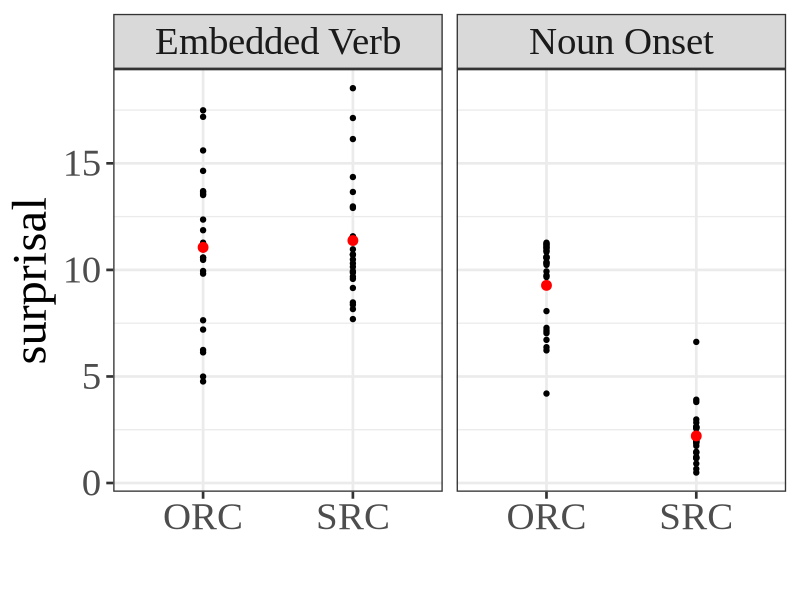
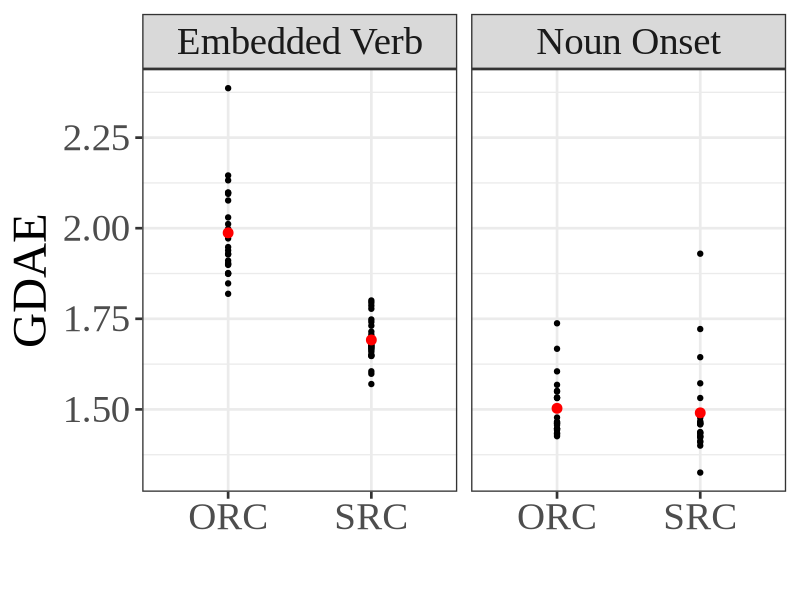
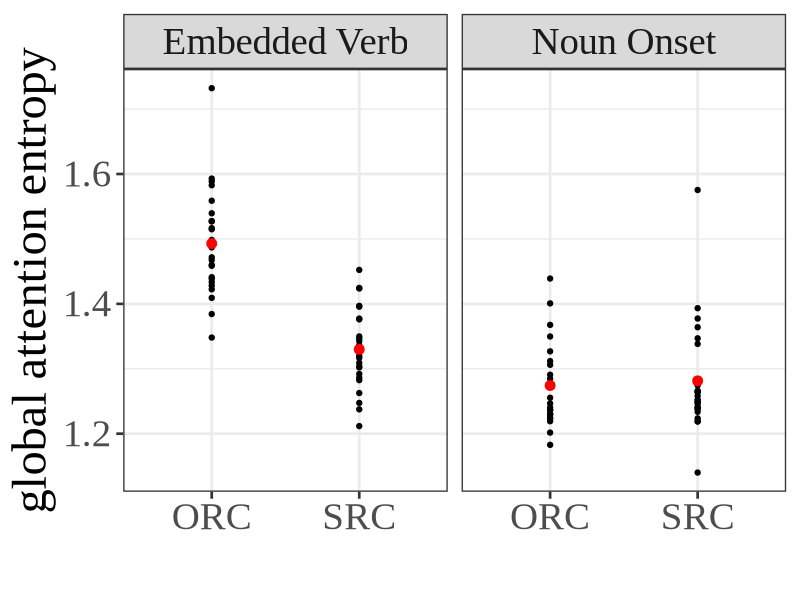
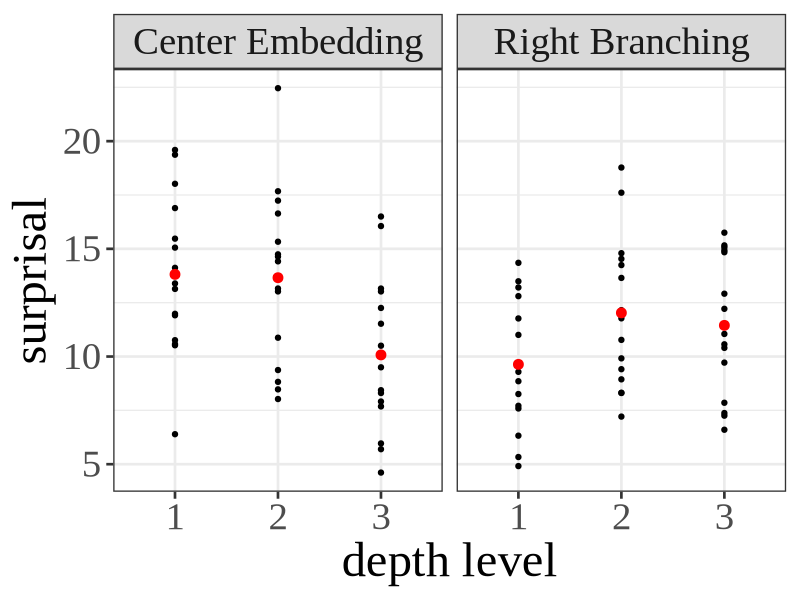

The R script that drew these images, in order: (Note: this script raises an error after producing the figures.)
rm(list=ls()) 

library(ggplot2)
library(dplyr)

stat_sum_single <- function(fun, geom="point", ...) {
  stat_summary(fun=fun, colour="red", geom=geom, size = 3, ...)
}

##### Relative Clause

Staub <- read.csv('results/staub-results.csv', sep=',',header=TRUE)
Staub[which(Staub$type == "rcn"),]$type = "Noun Onset"
Staub[which(Staub$type == "rcv"),]$type = "Embedded Verb"

# surprisal
ggplot(aes(x = sent_type, y = surprisal), data = Staub) +
  geom_point() + xlab("") + 
  theme_bw(base_size=20) + theme(legend.position = "bottom") +
  facet_grid(.~type) + 
  stat_summary(fun.data = "mean_cl_boot", geom="errorbar", colour="red", width=0.1, size = 0.5) +
  stat_sum_single(mean) + theme(text = element_text(family="Times New Roman",size=35))

# attention entropy - aggregate
ggplot(aes(x = sent_type, y = entropy_syntactic), data = Staub) +
  geom_point() + xlab("") + ylab("GDAE") + #Verb agreement across four levels of clausal embedding in 'it' clefts") +
  theme_bw(base_size=20)  + theme(legend.position = "bottom") +
  facet_grid(.~type) + 
  stat_summary(fun.data = "mean_cl_boot", geom="errorbar", colour="red", width=0.1, size = 0.5) +
  stat_sum_single(mean) + theme(text = element_text(family="Times New Roman",size=35))

# attention entropy - global
ggplot(aes(x = sent_type, y = entropy_global), data = Staub) +
  geom_point() + xlab("") + ylab("global attention entropy") + #Verb agreement across four levels of clausal embedding in 'it' clefts") +
  theme_bw(base_size=20)  + theme(legend.position = "bottom") +
  facet_grid(.~type) + 
  stat_summary(fun.data = "mean_cl_boot", geom="errorbar", colour="red", width=0.1, size = 0.5) +
  stat_sum_single(mean) + theme(text = element_text(family="Times New Roman",size=35))



##### Center Embeddings vs. Right Branching

Stolz <- read.csv('results/stolz-results.csv', sep=',',header=TRUE)
Stolz[which(Stolz$type=="CE"),]$type = 'Center Embedding'
Stolz[which(Stolz$type=="RB"),]$type = 'Right Branching'
Stolz$level <-as.factor(Stolz$level)

# surprisal
ggplot(aes(x = level, y = surprisal), data = Stolz) +
  geom_point() + xlab("") + #Verb agreement across four levels of clausal embedding in 'it' clefts") +
  theme_bw(base_size=20) + theme(legend.position = "bottom") +
  facet_grid(.~type) + 
  stat_summary(fun.data = "mean_cl_boot", geom="errorbar", colour="red", width=0.1, size = 0.5) +
  stat_sum_single(mean, colour="blue") + theme(text = element_text(family="Times New Roman",size=35))+
  ylab('surprisal') + xlab('depth level')


# attention entropy - aggregate
ggplot(aes(x = level, y = entropy_syntactic), data = Stolz) +
  geom_point() + xlab("") + #Verb agreement across four levels of clausal embedding in 'it' clefts") +
  theme_bw(base_size=20) + theme(legend.position = "bottom") +
  facet_grid(.~type) + 
  stat_summary(fun.data = "mean_cl_boot", geom="errorbar", colour="red", width=0.1, size = 0.5) +
  stat_sum_single(mean, colour="blue") + theme(text = element_text(family="Times New Roman",size=35))+
  ylab('GDAE') + xlab('depth level')


# attention entropy - global
ggplot(aes(x = level, y = entropy_global), data = Stolz) +
  geom_point() + xlab("") + #Verb agreement across four levels of clausal embedding in 'it' clefts") +
  theme_bw(base_size=20) + theme(legend.position = "bottom") +
  facet_grid(.~type) + 
  stat_summary(fun.data = "mean_cl_boot", geom="errorbar", colour="red", width=0.1, size = 0.5) +
  stat_sum_single(mean, colour="blue") + theme(text = element_text(family="Times New Roman",size=35))+
  ylab('global attention entropy') + xlab('depth level')

# attention entropy at head43

ggplot(aes(x = level, y = entropy_43), data = Stolz) +
  geom_point() + xlab("") + #Verb agreement across four levels of clausal embedding in 'it' clefts") +
  theme_bw(base_size=20) + theme(legend.position = "bottom") +
  facet_grid(.~type) + 
  stat_summary(fun.data = "mean_cl_boot", geom="errorbar", colour="red", width=0.1, size = 0.5) +
  stat_sum_single(mean, colour="blue") + theme(text = element_text(family="Times New Roman",size=35))+
  ylab('attention entropy at head43') + xlab('depth level')

# attention paid to the correct target

ggplot(aes(x = level, y = attn_to_target), data = Stolz) +
  geom_point() + xlab("") + #Verb agreement across four levels of clausal embedding in 'it' clefts") +
  theme_bw(base_size=20) + theme(legend.position = "bottom") +
  facet_grid(.~type) + 
  stat_summary(fun.data = "mean_cl_boot", geom="errorbar", colour="red", width=0.1, size = 0.5) +
  stat_sum_single(mean, colour="blue") + theme(text = element_text(family="Times New Roman",size=35))+
  ylab('attention to correct subject') + xlab('depth level')



# Attention to nouns from verb-level2
Stolz_level2 = Stolz[which(Stolz$level==2),]
Stolz_level2_CE = Stolz_level2[which(Stolz_level2$type=="Center Embedding"),]

x<-rep(c("noun_lv1","noun_lv2","noun_lv3"),each=15)
type <- rep(c("Center Embedding"), each = 45)
y <- Stolz_level2_CE$attn_to_lv1_noun
y <- c(y,Stolz_level2_CE$attn_to_lv2_noun)
y <- c(y,Stolz_level2_CE$attn_to_lv3_noun)

lv2_df_CE <- data.frame(x,y, type)

Stolz_level2 = Stolz[which(Stolz$level==2),]
Stolz_level2_RB = Stolz_level2[which(Stolz_level2$type=="Right Branching"),]

x<-rep(c("noun_lv1","noun_lv2","noun_lv3"),each=15)
type <- rep(c("Right Branching"), rep = 45)
y <- Stolz_level2_RB$attn_to_lv1_noun
y <- c(y,Stolz_level2_RB$attn_to_lv2_noun)
y <- c(y,Stolz_level2_RB$attn_to_lv3_noun)
lv2_df_RB <- data.frame(x,y,type)

lv2_df <- rbind(lv2_df_RB, lv2_df_CE)

ggplot(aes(x = x, y = y), data = lv2_df) +
  geom_point() + ylab("attention from verb_lv2") +xlab("") + #Verb agreement across four levels of clausal embedding in 'it' clefts") +
  theme_bw(base_size=20) + theme(legend.position = "bottom") +
  facet_grid(.~type) + 
  stat_summary(fun.data = "mean_cl_boot", geom="errorbar", colour="red", width=0.3) +
  stat_sum_single(mean, colour="blue") + theme(text = element_text(family="Times New Roman",size=35))

# Attention to nouns from verb-level3

Stolz_level3 = Stolz[which(Stolz$level==3),]
Stolz_level3_CE = Stolz_level3[which(Stolz_level3$type=="Center Embedding"),]

x<-rep(c("noun_lv1","noun_lv2","noun_lv3"),each=15)
type <- rep(c("Center Embedding"), each = 45)
y <- Stolz_level3_CE$attn_to_lv1_noun
y <- c(y,Stolz_level3_CE$attn_to_lv2_noun)
y <- c(y,Stolz_level3_CE$attn_to_lv3_noun)

lv3_df_CE <- data.frame(x,y, type)

Stolz_level3 = Stolz[which(Stolz$level==3),]
Stolz_level3_RB = Stolz_level3[which(Stolz_level3$type=="Right Branching"),]

x<-rep(c("noun_lv1","noun_lv2","noun_lv3"),each=15)
type <- rep(c("Right Branching"), rep = 45)
y <- Stolz_level3_RB$attn_to_lv1_noun
y <- c(y,Stolz_level3_RB$attn_to_lv2_noun)
y <- c(y,Stolz_level3_RB$attn_to_lv3_noun)
lv3_df_RB <- data.frame(x,y,type)

lv3_df <- rbind(lv3_df_RB, lv3_df_CE)

ggplot(aes(x = x, y = y), data = lv3_df) +
  geom_point() + ylab("attention from verb_lv3") +xlab("") + #Verb agreement across four levels of clausal embedding in 'it' clefts") +
  theme_bw(base_size=20) + theme(legend.position = "bottom") +
  facet_grid(.~type) + 
  stat_summary(fun.data = "mean_cl_boot", geom="errorbar", colour="red", width=0.3) +
  stat_sum_single(mean, colour="blue") +theme(text = element_text(family="Times New Roman",size=35))

